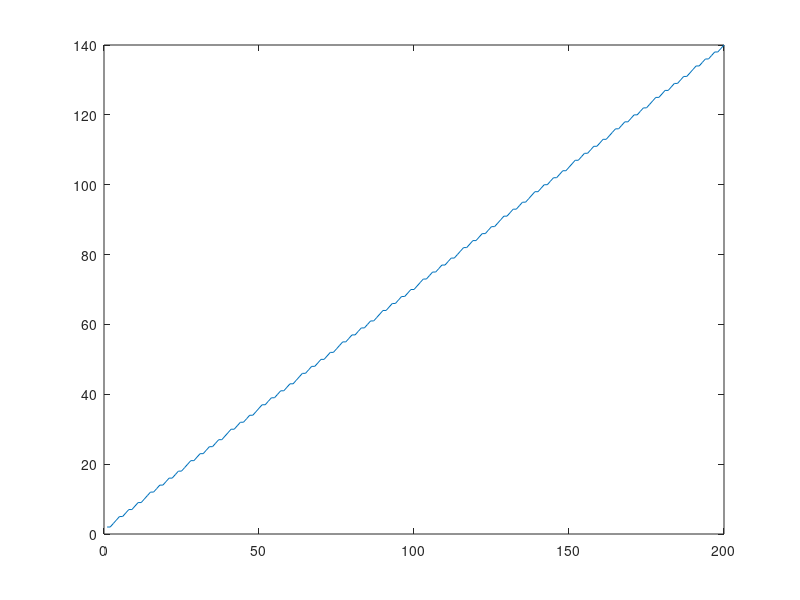

Reproduce this figure in MATLAB.
rs=[]
for d=1:200
  a=1;
  k=1/d;
  m=1/d;

  while a(length(a)) > 0
    a(length(a) + 1) = a(length(a)) - (k+a(length(a)) * m);
  endwhile
  rs(length(rs)+1)=length(a);
endfor

plot(rs);

